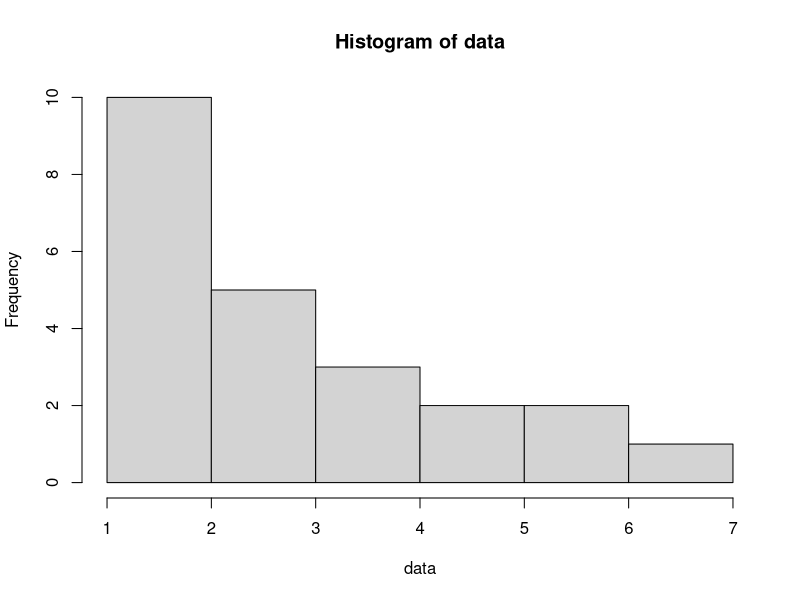

Here is the R script that generated this plot:
# c()
# length()
# sum()
# mean()
# sd()
# summary()
# hist()

# skapa data
data = c(1,2,3,2,4,1,2,3,4,5,6,7,3,1,2,3,4,5,6,1,2,3,2)

#summera data
sum(data)

#beräkna medelvärde
mean(data)

#beräkna sd
sd(data)

#antal i data
length(data)

#sammanfatta data
summary(data)

#histogram
hist(data)
